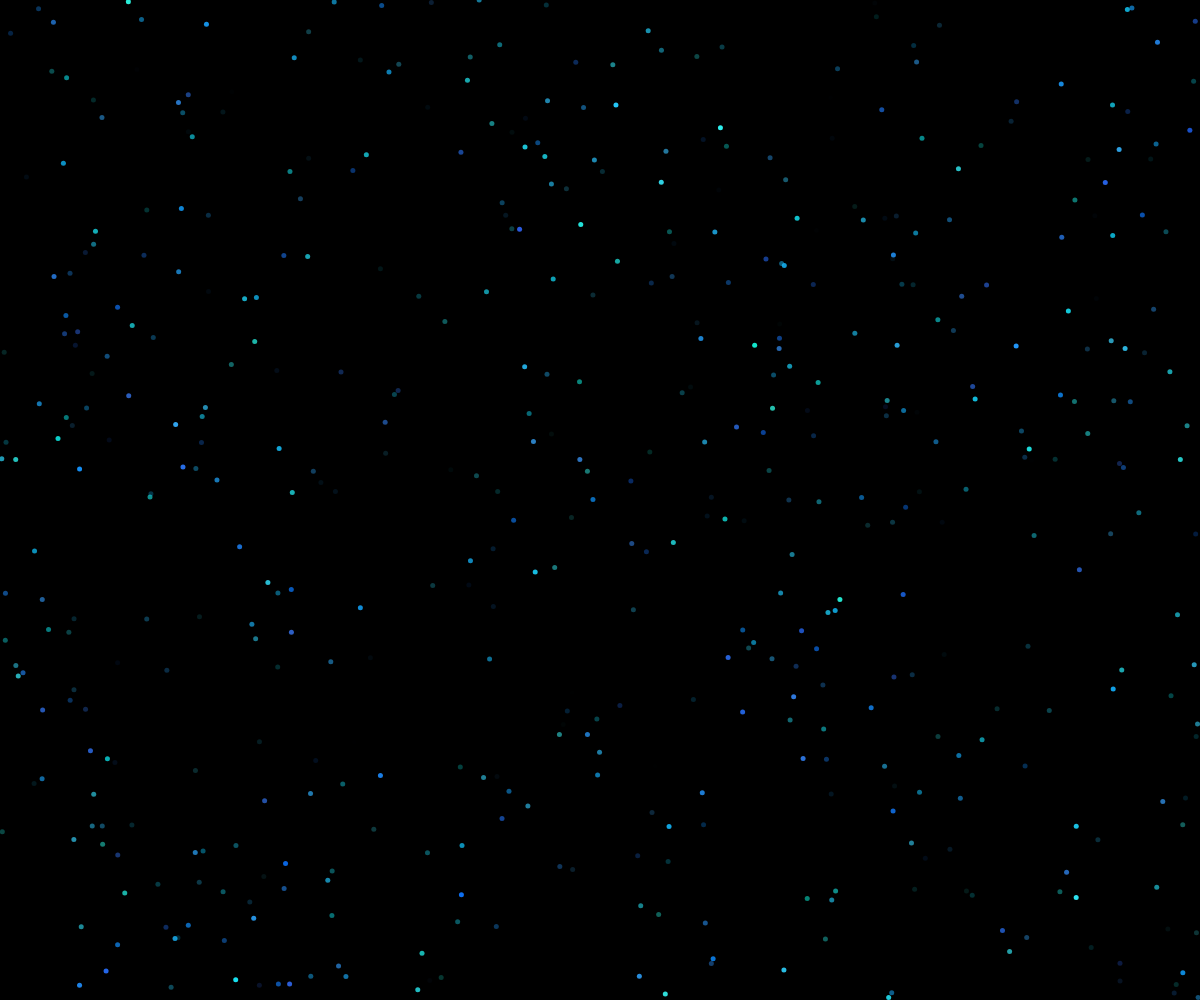
Frame 1 (no input)
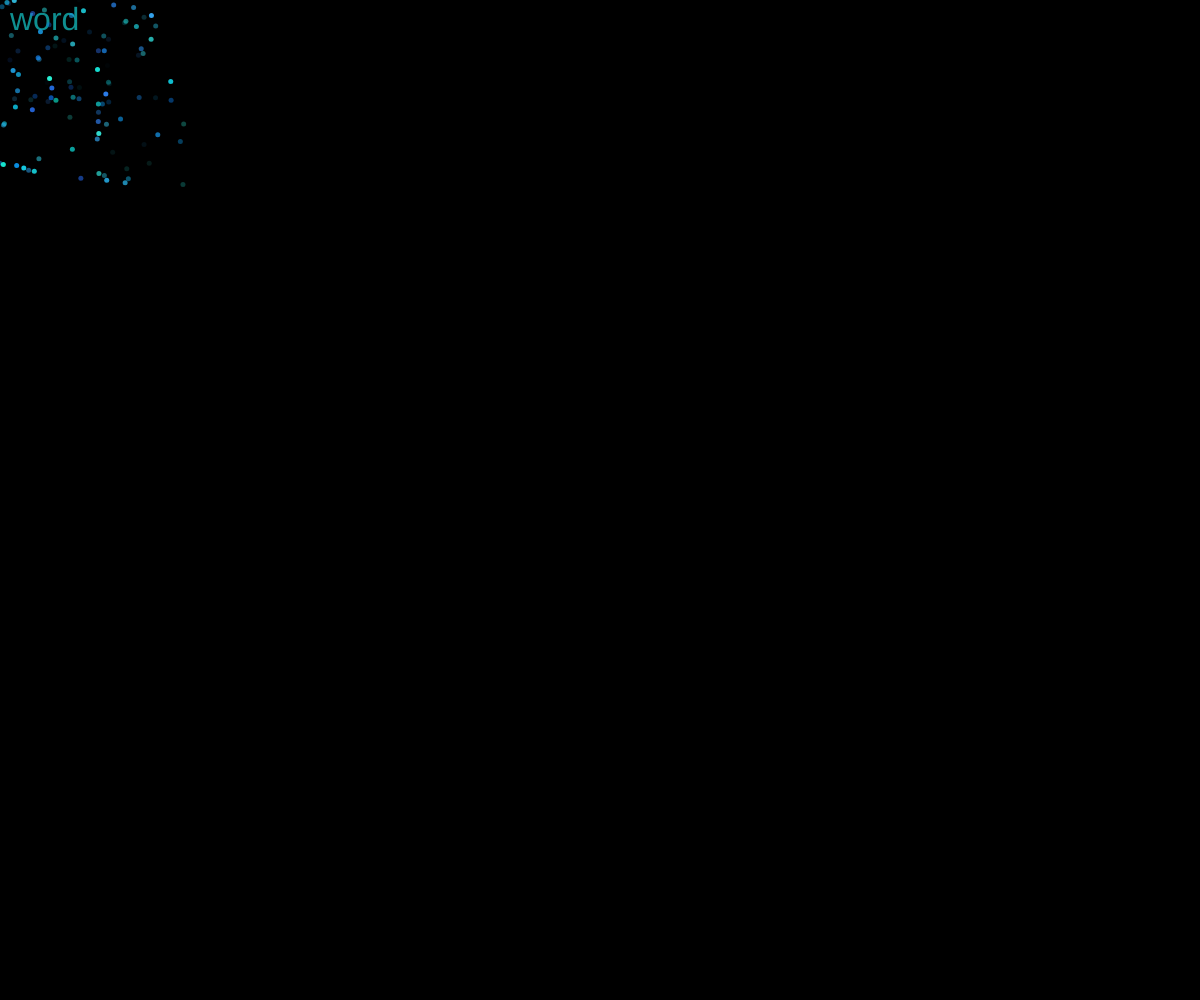
Frame 60 (no input)
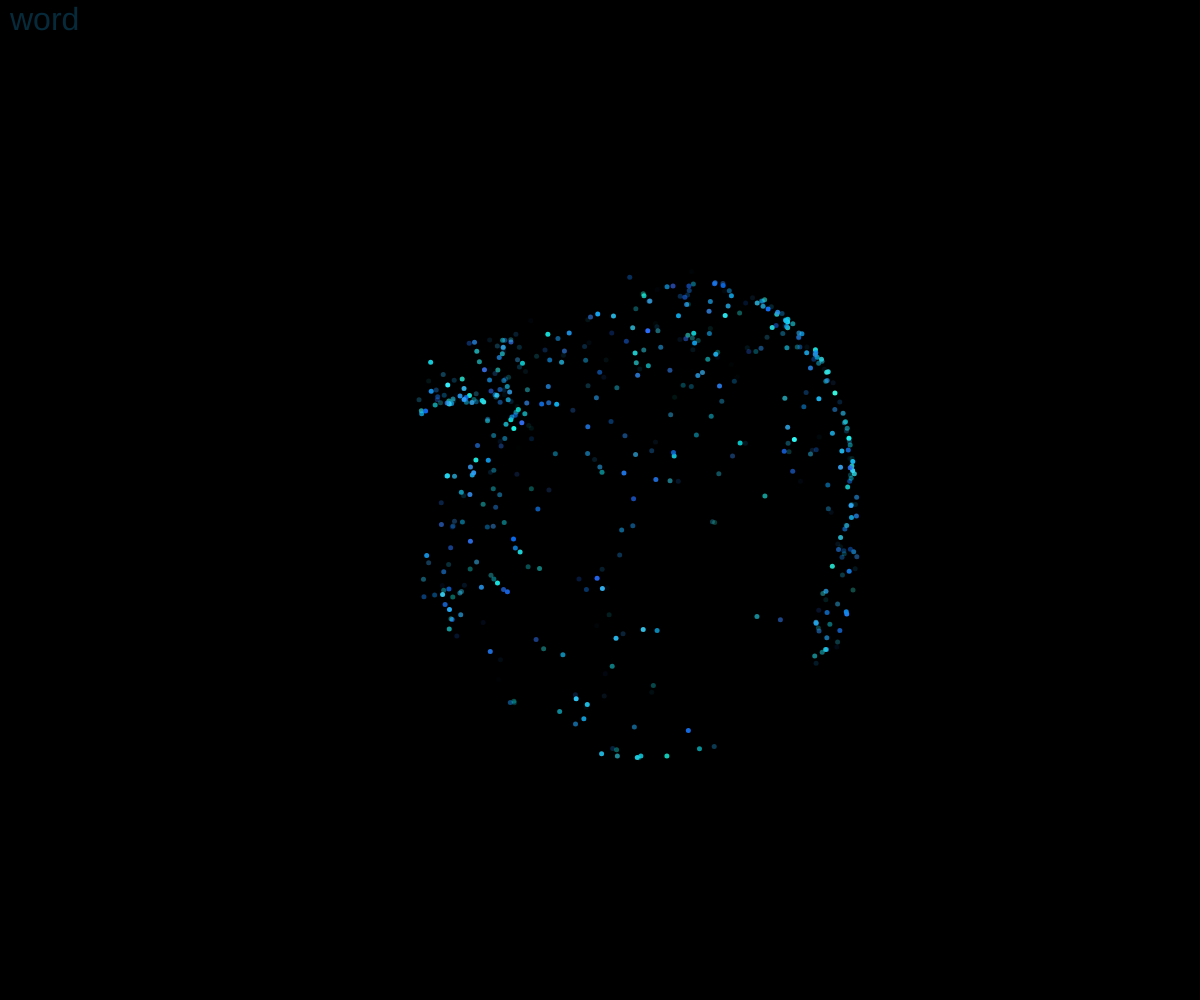
Frame 120 (the mouse pressed at the canvas centre since frame 60)

The p5.js sketch that drew these frames (run headless with seeded random() and noise() and a simulated clock; from frame 60 on, the mouse is pressed at the canvas centre):

// p5.js sketch
// ── sketch.js
/* VECTOR CLASS WITH SOME PROPERTIES SUCH AS ADDING, SUBTRACTING ETC.. 
   p5.js already has a vector class but this is for learning purposes */
   class Vector {
    constructor (xvar, yvar) {
        this.x = xvar;
        this.y = yvar;
    }
	// adds two vectors
    add(a) {
        this.x += a.x;
        this.y += a.y;
    }
	// subtracts two vectors
    sub(a) {
        this.x -= a.x;
        this.y -= a.y;
    }
	// scales up a vector
    mul(a) {
        this.x *= a;
        this.y *= a;
    }
	// scales down a vector
    div(a) {
        this.x /= a;
        this.y /= a;
    }
	// calculates the magnitude of a vector
    mag() {
        return sqrt(this.x*this.x + this.y*this.y);
    }
	// scales the magnitude of a vector to unit length
    normalize() {
        var m = this.mag()
        if (m != 0) {
            this.div(this.mag());
        }
    }
}

/* THIS CLASS DEFINES THE BALLS THAT FOLLOW THE MOUSE 
  THE MOVEMENTS ARE DEFINED USING SOME BASIC PHYSICS */
class Mover {
    constructor(a,b,c,d) {
        this.locations = new Vector(a,b); // stores the location of ball
        this.speed = new Vector(c,d);     // stores the speed vector
        this.topspeed = 25;               // defines the top speed that can be reached
    }

    update () { 
        this.mouse = new Vector(mouseX, mouseY); //stores current mose
        this.dir = this.mouse;
        this.dir.sub(this.locations)
        this.dir.normalize();
        this.dir.mul(2.5);

        this.speed.add(this.dir);
        this.speed.y = constrain(this.speed.y, -this.topspeed, this.topspeed);
        this.speed.x = constrain(this.speed.x, -this.topspeed, this.topspeed);
        this.locations.add(this.speed);
    }

    display() {
        ellipse(this.locations.x, this.locations.y, 5);
    }

    checkEdges() {
        if (this.locations.x > windowWidth) {
            this.locations.x = windowWidth;
        }
        else if (this.locations.x < 0) {
            this.locations.x = 0;
        }
        else if (this.locations.y > windowHeight) {
            this.locations.y = windowHeight;
        }
        else if (this.locations.y < 0) {
            this.locations.y = 0;
        }
    }
}


var ball = new Array(500);

function setup() {
    createCanvas(windowWidth, windowHeight);    
    noStroke();
    for (var i=0; i < ball.length; i++) {
        ball[i] = new Mover(random(windowWidth),random(windowHeight),0,0);
    }
    
}

function draw() {  
    background(0);
    textSize(32);
    text('word', 10, 30);
    for (var i=0; i < ball.length; i++) {
        fill(random(10,55), random(100,255), random(220,255), random(255));
        ball[i].update();
        ball[i].display();
    }
}
